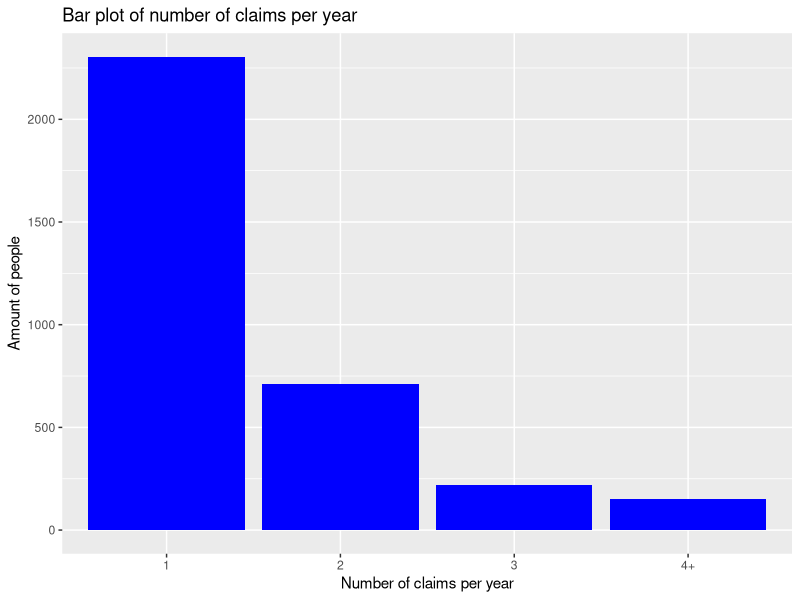
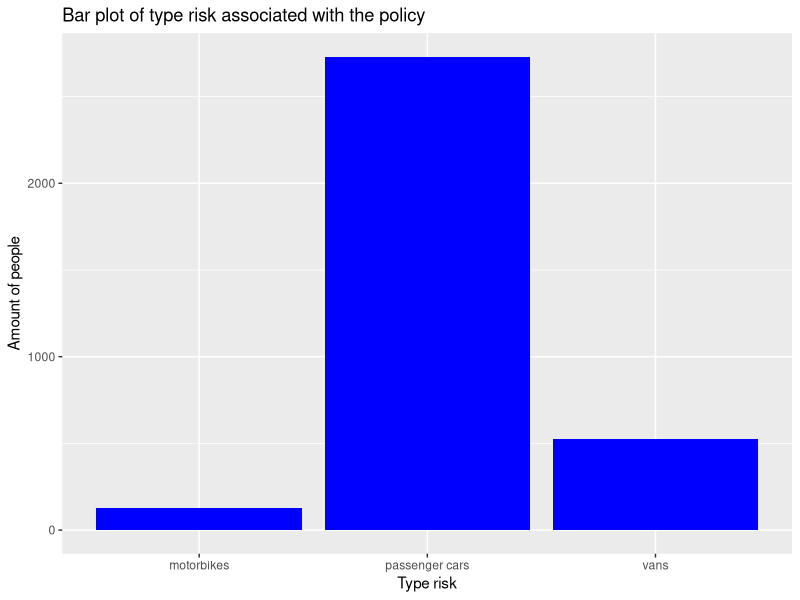
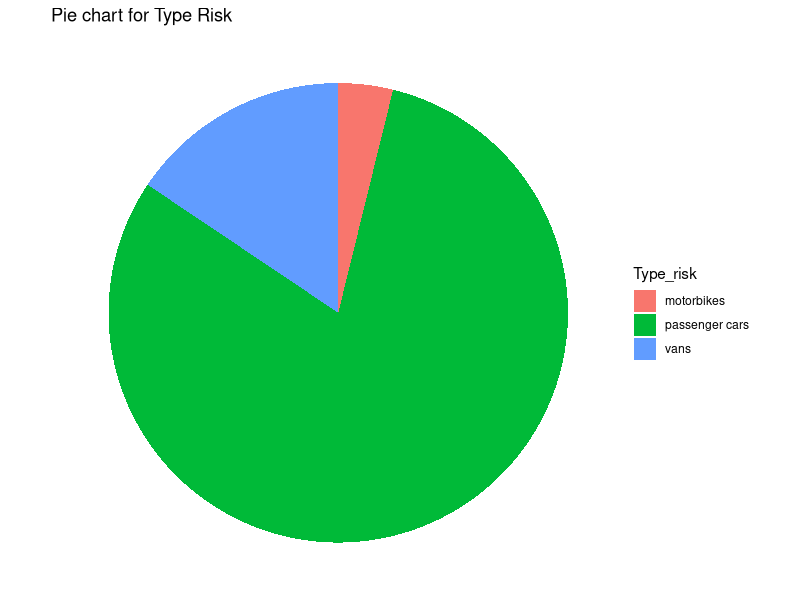
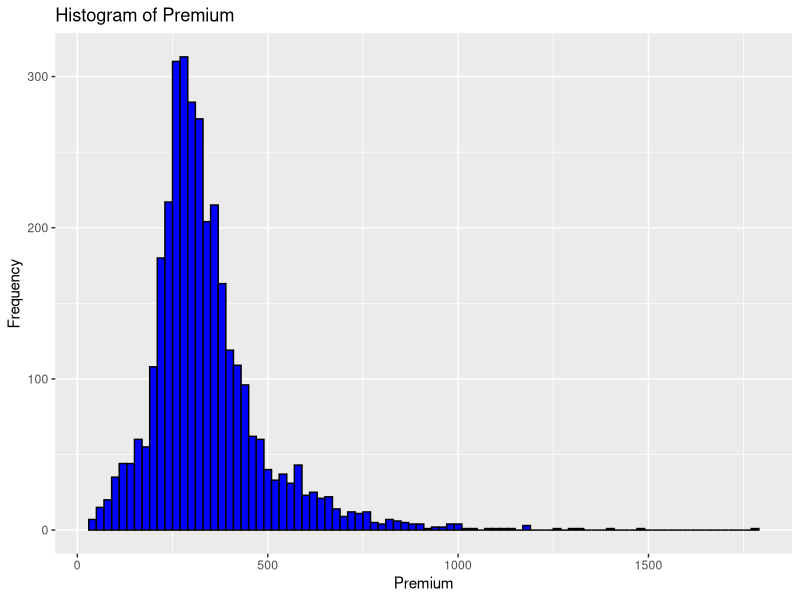
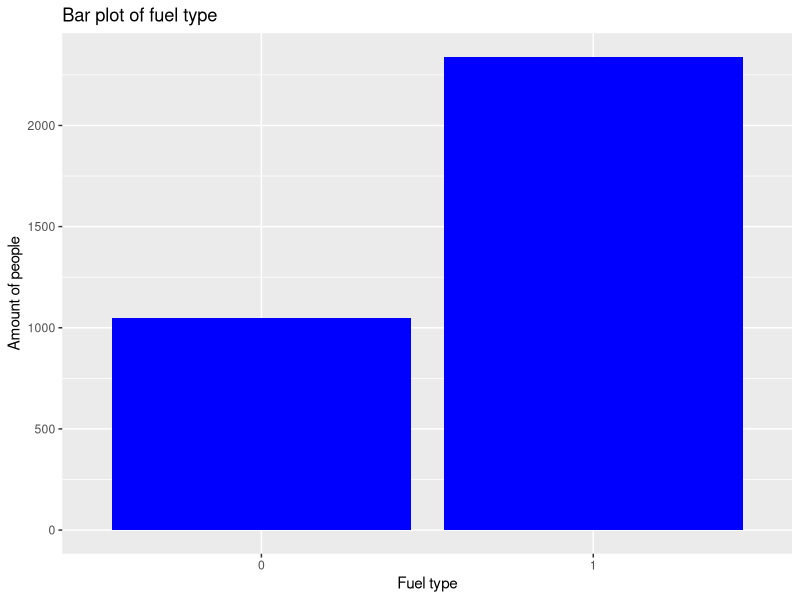
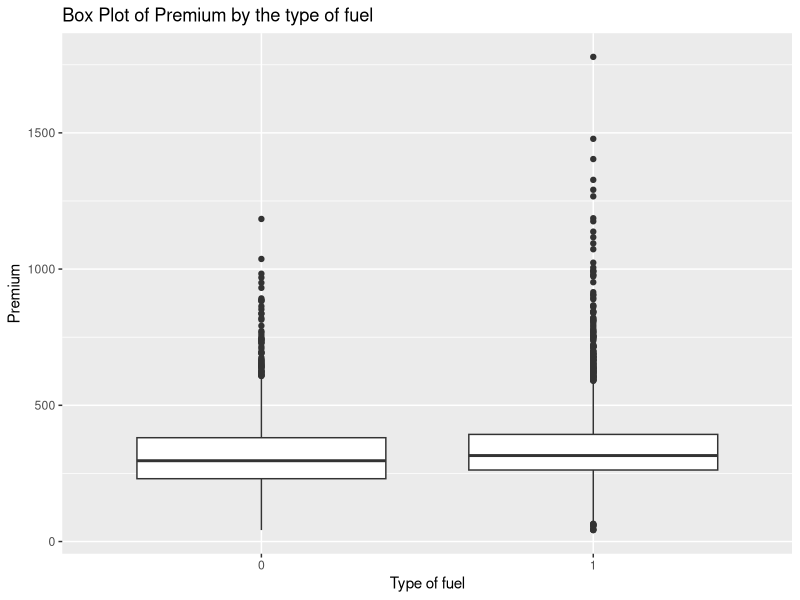
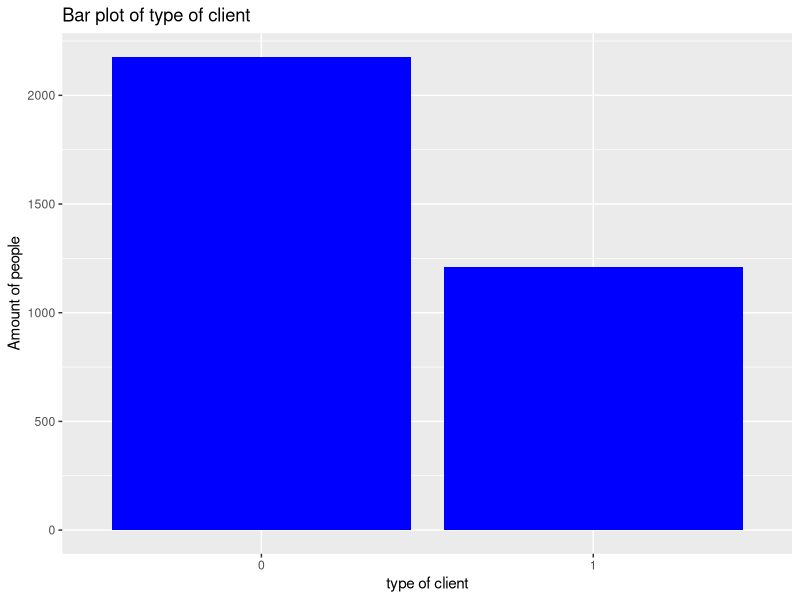
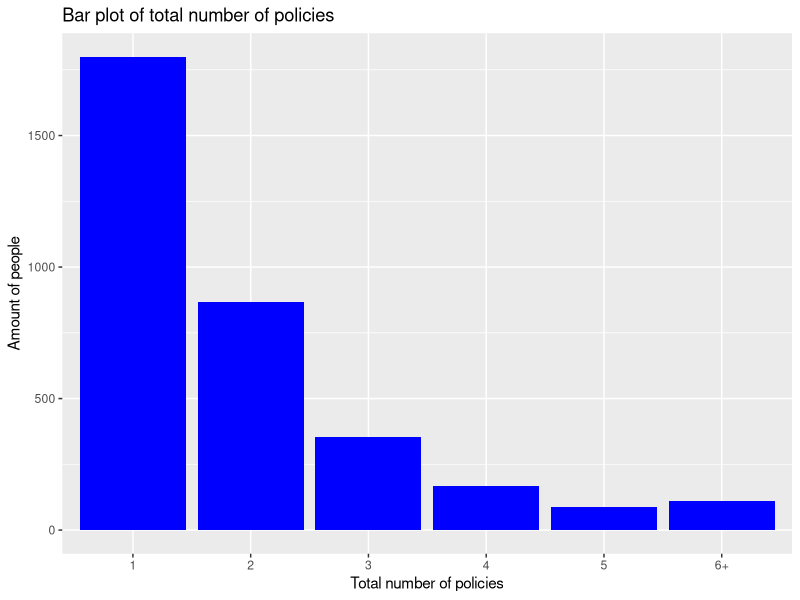

Source code (R) for these figures, in order:
install.packages("GGally")
install.packages("corrplot")
library(corrplot)
library(ggplot2)
library(scales)
library(dplyr)
library(GGally)

database <- read.csv("preprocessedData.csv")
str(database)
database$newClient<-as.factor(database$newClient)
database$Broker <- as.factor(database$Broker)
database$Lapse <- as.factor(database$Lapse)
database$Policies_in_force<- as.factor(database$Policies_in_force)
database$N_doors<- as.factor(database$N_doors)
database$Urban <- as.factor(database$Urban)
database$Diesel <- as.factor(database$Diesel)
database$Payment <- as.factor(database$Payment)
database$Second_driver <- as.factor(database$Second_driver)
database$N_claims_year <- as.factor(database$N_claims_year)
database$Type_risk <- as.factor(database$Type_risk)
database$N_claims_history <- as.factor(database$N_claims_history)

database_quant <- database %>% select(where(is.numeric))
database_qual <- database %>% select(where(~ !is.numeric(.)))

# 1. Univariate analysis

#comparison of different estimators of mean 
mean(database$Premium)
median(database$Premium)
mean(database$Premium,trim=0.1)
winsor=function(x, p=c(0.05,0.95)){
  xq=quantile(x, probs=p)
  x[x < xq[1]]=xq[1]
  x[x > xq[2]]=xq[2]
  return(mean(x))}
winsor(database$Premium)

#Number of claims per year
ggplot(database, aes(x = N_claims_year)) + 
  geom_bar(fill = "blue") +
  labs(x = "Number of claims per year", y = "Amount of people") +
  ggtitle("Bar plot of number of claims per year")

#Type risks
ggplot(database, aes(x = Type_risk)) + 
  geom_bar(fill = "blue") +
  labs(x = "Type risk", y = "Amount of people") +
  ggtitle("Bar plot of type risk associated with the policy")

# Pie chart function
plot_pie_chart <- function(data, variable_name, title = NULL) {
  if (!(variable_name %in% colnames(data))) {
    stop("The specified variable is not in the dataframe.")
  }
  var_count <- as.data.frame(table(data[[variable_name]]))
  colnames(var_count) <- c("category", "count")
  var_count$fraction = var_count$count / sum(var_count$count)
  var_count$ymax = cumsum(var_count$fraction)
  var_count$ymin = c(0, head(var_count$ymax, -1))
  ggplot(var_count, aes(ymin = ymin, ymax = ymax, xmax = 4, xmin = 3, fill = category)) +
    geom_rect() +
    coord_polar(theta = "y") +
    theme_void() +
    ggtitle(title) +
    labs(fill = variable_name)
}
plot_pie_chart(database, "Type_risk", "Pie chart for Type Risk")

#frequency of premium
ggplot(database, aes(x = Premium)) +
  geom_histogram(binwidth = 20, fill = "blue", color = "black") +  
  labs(x = "Premium", y = "Frequency") +  
  ggtitle("Histogram of Premium")

# Type of fuel
ggplot(database, aes(x = Diesel)) + 
  geom_bar(fill = "blue") +
  labs(x = "Fuel type", y = "Amount of people") +
  ggtitle("Bar plot of fuel type")

# Relation between the type of fuel and premium
ggplot(database, aes(x = Diesel, y = Premium)) + 
  geom_boxplot() +
  labs(x = "Type of fuel", y = "Premium") +
  ggtitle("Box Plot of Premium by the type of fuel")

# Type of client
ggplot(database, aes(x = newClient)) + 
  geom_bar(fill = "blue") +
  labs(x = "type of client", y = "Amount of people") +
  ggtitle("Bar plot of type of client")

#total number of policies held by the insured
ggplot(database, aes(x = Policies_in_force)) + 
  geom_bar(fill = "blue") +
  labs(x = "Total number of policies", y = "Amount of people") +
  ggtitle("Bar plot of total number of policies")

#number of policies that the customer has cancelled or has been cancelled
ggplot(database, aes(x = Lapse)) + 
  geom_bar(fill = "blue") +
  labs(x = "Number of policies cancelled", y = "Amount of people") +
  ggtitle("Bar plot of number of policies cancelled")

#type of payment
ggplot(database, aes(x = Payment)) + 
  geom_bar(fill = "blue") +
  labs(x = "Type of payment", y = "Amount of people") +
  ggtitle("Bar plot of type of payment")

#area
ggplot(database, aes(x = Urban)) + 
  geom_bar(fill = "blue") +
  labs(x = "Area", y = "Amount of people") +
  ggtitle("Bar plot of area")

#Number of doors
ggplot(database, aes(x = N_doors)) + 
  geom_bar(fill = "blue") +
  labs(x = "Number of doors", y = "Amount of people") +
  ggtitle("Bar plot of number of doors")

#frequency of claims
ggplot(database, aes(x=N_claims_year))+
  geom_bar()+
  geom_label(stat='count', 
             aes(label =  percent(prop.table(after_stat(count)), 
                                  accuracy = 0.01)),vjust = 0.5)+
  ggtitle("Proportion of policies by number of claims")

# Box plot
ggplot(database, aes(x = Policies_in_force, y = Premium)) +
  geom_boxplot(fill = "grey", color = "black") +
  labs(x = "Total number of policies", y = "Premium") +
  ggtitle("Box Plot of Premium by Total number of policies")

# Contigency table
tableau <- table(database$Type_risk, database$N_claims_year)
ggplot(data = database, aes(x = factor(Type_risk), fill = factor(N_claims_year))) +
  geom_bar(position = "fill") +
  labs(x = "Type risk", y = "Proportion", fill = "nb claims") +
  theme_minimal() +
  coord_flip()
tableau

summary(database_quant)
cor(database_quant)
ggpairs(database_quant)
